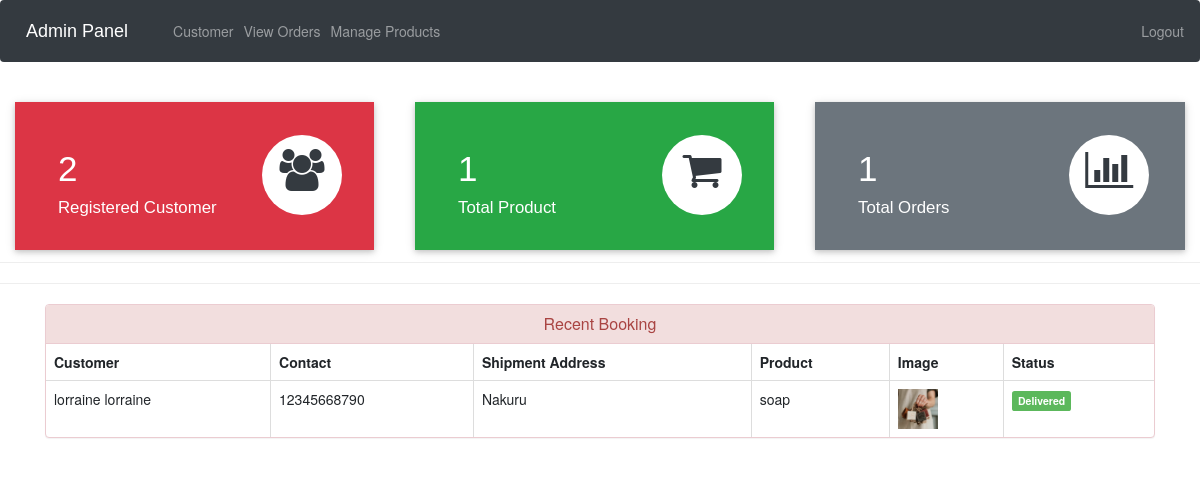
The app's page /admin-dashboard (signed in) with its own data.
### ecom/models.py (models this page shows, shortened)
class Customer(models.Model):
    user=models.OneToOneField(User,on_delete=models.CASCADE)
    profile_pic= models.ImageField(upload_to='profile_pic/CustomerProfilePic/',null=True,blank=True)
    address = models.CharField(max_length=40)
    mobile = models.CharField(max_length=20,null=False)
    @property
    def get_name(self):
        return self.user.first_name+" "+self.user.last_name

class Orders(models.Model):
    STATUS =(
        ('Pending','Pending'),
        ('Order Confirmed','Order Confirmed'),
        ('Out for Delivery','Out for Delivery'),
        ('Delivered','Delivered'),
    )
    customer=models.ForeignKey('Customer', on_delete=models.CASCADE,null=True)
    product=models.ForeignKey('Product',on_delete=models.CASCADE,null=True)
    email = models.CharField(max_length=50,null=True)
    address = models.CharField(max_length=500,null=True)
    mobile = models.CharField(max_length=20,null=True)
    order_date= models.DateField(auto_now_add=True,null=True)
    status=models.CharField(max_length=50,null=True,choices=STATUS)

class Product(models.Model):
    name=models.CharField(max_length=40)
    product_image= models.ImageField(upload_to='product_image/',null=True,blank=True)
    price = models.PositiveIntegerField()
    description=models.CharField(max_length=40)

### ecom/views.py (the view)
# urls.py: path('admin-dashboard', views.admin_dashboard_view,name='admin-dashboard'),
@login_required(login_url='adminlogin')
def admin_dashboard_view(request):
    customercount=models.Customer.objects.all().count()
    productcount=models.Product.objects.all().count()
    ordercount=models.Orders.objects.all().count()
    orders=models.Orders.objects.all()
    ordered_products=[]
    ordered_bys=[]
    for order in orders:
        ordered_product=models.Product.objects.all().filter(id=order.product.id)
        ordered_by=models.Customer.objects.all().filter(id = order.customer.id)
        ordered_products.append(ordered_product)
        ordered_bys.append(ordered_by)
    mydict={
    'customercount':customercount,
    'productcount':productcount,
    'ordercount':ordercount,
    'data':zip(ordered_products,ordered_bys,orders),
    }
    return render(request,'ecom/admin_dashboard.html',context=mydict)

### templates/ecom/admin_dashboard.html
{% extends 'ecom/admin_base.html' %}
{% load static %}
{% block content %}
<br>
{%include 'ecom/admin_dashboard_cards.html'%}
<br><br><br><br><br>
<hr><hr>
<div class="container" >
    <div class="panel panel-danger" >
      <div class="panel-heading" style="text-align:center;">
        <h6 class="panel-title">Recent Booking</h6>
      </div>
      <table class="table table-hover table-bordered" id="dev-table">
        <thead>
          <tr>
            <th>Customer</th>
            <th>Contact</th>
            <th>Shipment Address</th>
            <th>Product</th>
            <th>Image</th>
            <th>Status</th>
          </tr>
        </thead>
        {% for product,customer,order in data %}
        <tr>
          {% for c in customer %}
          <td> {{c.get_name}}</td>
          <td>{{c.mobile}}</td>
          <td>{{order.address}}</td>
          {% endfor %}
          {% for p in product %}
          <td> {{p.name}}</td>
          <td> <img src="{% static p.product_image.url %}" alt="Profile Pic" height="40px" width="40px" /></td>
          {% if order.status == 'Pending'%}
          <td> <span class="label label-info">{{order.status}}</span></td>
          {% elif order.status == 'Delivered' %}
          <td> <span class="label label-success">{{order.status}}</span></td>
          {% elif order.status == 'Out for Delivery' %}
          <td> <span class="label label-warning">{{order.status}}</span></td>
          {%else%}
            <td> <span class="label label-primary">{{order.status}}</span></td>
          {%endif%}
          {% endfor %}
        </tr>
        {% endfor %}
      </table>
  </div>
</div>
{% endblock content %}

### records on screen
Orders: address "Nakuru", status "Delivered"
Customer: get_name "lorraine lorraine", mobile "12345668790"
Product: name "soap", product_image (picture)

### other values on screen
{{ customercount }} "2"
{{ productcount }} "1"
{{ ordercount }} "1"
